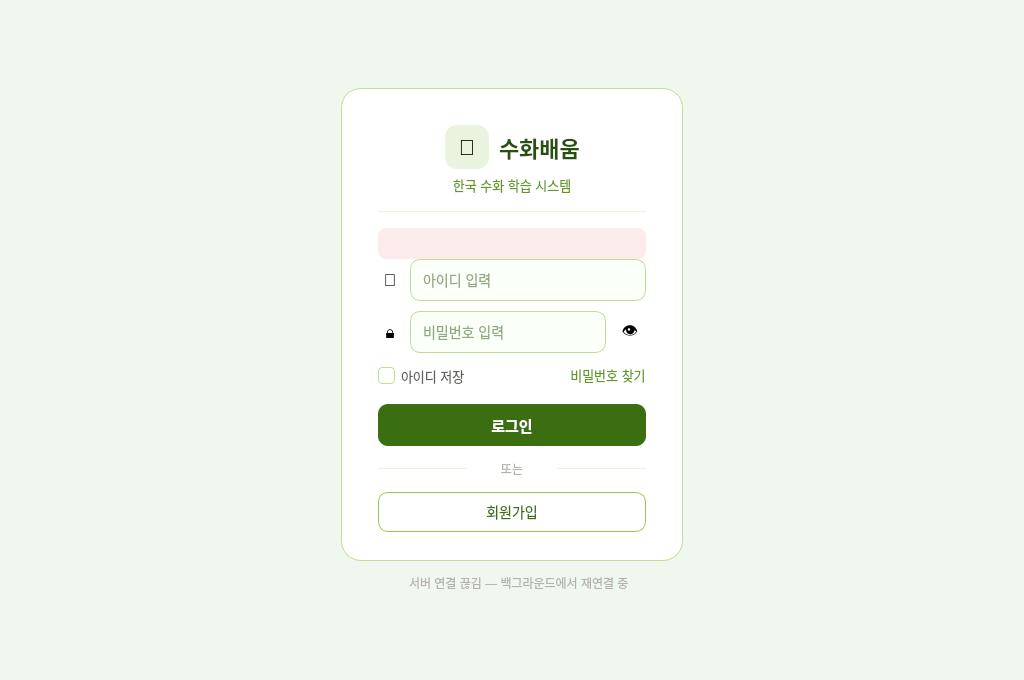
<?xml version="1.0" encoding="UTF-8"?>
<ui version="4.0">
 <class>LoginWidget</class>
 <widget class="QWidget" name="LoginWidget">
  <property name="geometry">
   <rect><x>0</x><y>0</y><width>1024</width><height>680</height></rect>
  </property>
  <property name="windowTitle"><string>수화배움</string></property>
  <property name="styleSheet">
   <string notr="true">
QWidget#LoginWidget { background: #F0F7EE; }
QFrame#loginCard { background: white; border-radius: 20px; border: 1px solid #C0DD97; }
QLabel#logoIcon { background: #EAF3DE; border-radius: 12px; font-size: 22px; }
QLabel#logoText { font-size: 22px; font-weight: 500; color: #27500A; }
QLabel#logoSubtitle { font-size: 13px; color: #639922; }
QFrame#divider, QFrame#orLeft, QFrame#orRight { background: #EAF3DE; border: none; max-height: 1px; }
QLabel#errorLabel { color: #A32D2D; background: #FCEBEB; border-radius: 8px; padding: 8px; font-size: 13px; }
QLineEdit { border: 1px solid #C0DD97; border-radius: 10px; padding: 0 10px; font-size: 14px; color: #27500A; background: #FAFFF8; min-height: 40px; max-height: 40px; }
QLineEdit:focus { border-color: #639922; background: #F3FBED; }
QLabel#userIcon, QLabel#lockIcon { font-size: 17px; background: transparent; border: none; }
QPushButton#eyeBtn { background: transparent; border: none; font-size: 16px; }
QCheckBox#saveIdBox { font-size: 13px; color: #5F5E5A; }
QCheckBox#saveIdBox::indicator { width: 15px; height: 15px; border: 1px solid #C0DD97; border-radius: 4px; background: white; }
QCheckBox#saveIdBox::indicator:checked { background: #639922; border-color: #639922; }
QPushButton#forgotBtn { font-size: 13px; color: #639922; background: transparent; border: none; padding: 0; }
QPushButton#forgotBtn:hover { color: #27500A; }
QPushButton#loginBtn { background: #3B6D11; color: white; border: none; border-radius: 10px; font-size: 15px; font-weight: 500; }
QPushButton#loginBtn:hover { background: #27500A; }
QPushButton#loginBtn:disabled { background: #B4B2A9; }
QLabel#orLabel { font-size: 12px; color: #B4B2A9; padding: 0 8px; background: transparent; }
QPushButton#registerBtn { background: transparent; color: #3B6D11; border: 1px solid #97C459; border-radius: 10px; font-size: 14px; }
QPushButton#registerBtn:hover { background: #EAF3DE; }
QLabel#statusLabel { font-size: 12px; color: #B4B2A9; background: transparent; }
   </string>
  </property>

  <layout class="QVBoxLayout" name="rootLayout">
   <property name="spacing"><number>0</number></property>
   <property name="leftMargin"><number>0</number></property>
   <property name="topMargin"><number>0</number></property>
   <property name="rightMargin"><number>0</number></property>
   <property name="bottomMargin"><number>0</number></property>

   <!-- 위 여백 -->
   <item>
    <spacer name="vTop">
     <property name="orientation"><enum>Qt::Vertical</enum></property>
     <property name="sizeHint" stdset="0"><size><width>20</width><height>40</height></size></property>
    </spacer>
   </item>

   <!-- 중앙 행: 좌 여백 | 카드+상태 | 우 여백 -->
   <item>
    <layout class="QHBoxLayout" name="centerRow">
     <item>
      <spacer name="hLeft">
       <property name="orientation"><enum>Qt::Horizontal</enum></property>
       <property name="sizeHint" stdset="0"><size><width>40</width><height>20</height></size></property>
      </spacer>
     </item>

     <!-- 카드 + 하단 상태 묶음 -->
     <item>
      <layout class="QVBoxLayout" name="cardCol">
       <property name="spacing"><number>12</number></property>

       <!-- ══ 로그인 카드 ══ -->
       <item>
        <widget class="QFrame" name="loginCard">
         <property name="minimumWidth"><number>380</number></property>
         <property name="maximumWidth"><number>380</number></property>

         <layout class="QVBoxLayout" name="cardLayout">
          <property name="leftMargin"><number>36</number></property>
          <property name="topMargin"><number>36</number></property>
          <property name="rightMargin"><number>36</number></property>
          <property name="bottomMargin"><number>28</number></property>
          <property name="spacing"><number>0</number></property>

          <!-- 로고 행 -->
          <item>
           <layout class="QHBoxLayout" name="logoRow">
            <property name="spacing"><number>10</number></property>
            <item><spacer name="logoLeft"><property name="orientation"><enum>Qt::Horizontal</enum></property><property name="sizeHint" stdset="0"><size><width>40</width><height>20</height></size></property></spacer></item>
            <item>
             <widget class="QLabel" name="logoIcon">
              <property name="text"><string>🤚</string></property>
              <property name="minimumSize"><size><width>44</width><height>44</height></size></property>
              <property name="maximumSize"><size><width>44</width><height>44</height></size></property>
              <property name="alignment"><set>Qt::AlignCenter</set></property>
             </widget>
            </item>
            <item>
             <widget class="QLabel" name="logoText">
              <property name="text"><string>수화배움</string></property>
             </widget>
            </item>
            <item><spacer name="logoRight"><property name="orientation"><enum>Qt::Horizontal</enum></property><property name="sizeHint" stdset="0"><size><width>40</width><height>20</height></size></property></spacer></item>
           </layout>
          </item>

          <item><spacer name="s1"><property name="orientation"><enum>Qt::Vertical</enum></property><property name="sizeType"><enum>QSizePolicy::Fixed</enum></property><property name="sizeHint" stdset="0"><size><width>20</width><height>6</height></size></property></spacer></item>

          <!-- 부제목 -->
          <item>
           <widget class="QLabel" name="logoSubtitle">
            <property name="text"><string>한국 수화 학습 시스템</string></property>
            <property name="alignment"><set>Qt::AlignCenter</set></property>
           </widget>
          </item>

          <item><spacer name="s2"><property name="orientation"><enum>Qt::Vertical</enum></property><property name="sizeType"><enum>QSizePolicy::Fixed</enum></property><property name="sizeHint" stdset="0"><size><width>20</width><height>16</height></size></property></spacer></item>

          <!-- 구분선 -->
          <item>
           <widget class="QFrame" name="divider">
            <property name="frameShape"><enum>QFrame::HLine</enum></property>
            <property name="frameShadow"><enum>QFrame::Plain</enum></property>
           </widget>
          </item>

          <item><spacer name="s3"><property name="orientation"><enum>Qt::Vertical</enum></property><property name="sizeType"><enum>QSizePolicy::Fixed</enum></property><property name="sizeHint" stdset="0"><size><width>20</width><height>16</height></size></property></spacer></item>

          <!-- 오류 레이블 -->
          <item>
           <widget class="QLabel" name="errorLabel">
            <property name="text"><string/></property>
            <property name="alignment"><set>Qt::AlignCenter</set></property>
            <property name="wordWrap"><bool>true</bool></property>
            <property name="visible"><bool>false</bool></property>
           </widget>
          </item>

          <!-- 아이디 행 -->
          <item>
           <layout class="QHBoxLayout" name="userRow">
            <property name="spacing"><number>8</number></property>
            <item>
             <widget class="QLabel" name="userIcon">
              <property name="text"><string>👤</string></property>
              <property name="minimumSize"><size><width>24</width><height>24</height></size></property>
              <property name="maximumSize"><size><width>24</width><height>24</height></size></property>
              <property name="alignment"><set>Qt::AlignCenter</set></property>
             </widget>
            </item>
            <item>
             <widget class="QLineEdit" name="usernameEdit">
              <property name="placeholderText"><string>아이디 입력</string></property>
              <property name="minimumSize"><size><width>0</width><height>40</height></size></property>
              <property name="maximumSize"><size><width>16777215</width><height>40</height></size></property>
             </widget>
            </item>
           </layout>
          </item>

          <item><spacer name="s4"><property name="orientation"><enum>Qt::Vertical</enum></property><property name="sizeType"><enum>QSizePolicy::Fixed</enum></property><property name="sizeHint" stdset="0"><size><width>20</width><height>10</height></size></property></spacer></item>

          <!-- 비밀번호 행 -->
          <item>
           <layout class="QHBoxLayout" name="pwRow">
            <property name="spacing"><number>8</number></property>
            <item>
             <widget class="QLabel" name="lockIcon">
              <property name="text"><string>🔒</string></property>
              <property name="minimumSize"><size><width>24</width><height>24</height></size></property>
              <property name="maximumSize"><size><width>24</width><height>24</height></size></property>
              <property name="alignment"><set>Qt::AlignCenter</set></property>
             </widget>
            </item>
            <item>
             <widget class="QLineEdit" name="passwordEdit">
              <property name="placeholderText"><string>비밀번호 입력</string></property>
              <property name="echoMode"><enum>QLineEdit::Password</enum></property>
              <property name="minimumSize"><size><width>0</width><height>40</height></size></property>
              <property name="maximumSize"><size><width>16777215</width><height>40</height></size></property>
             </widget>
            </item>
            <item>
             <widget class="QPushButton" name="eyeBtn">
              <property name="text"><string>👁</string></property>
              <property name="minimumSize"><size><width>32</width><height>32</height></size></property>
              <property name="maximumSize"><size><width>32</width><height>32</height></size></property>
              <property name="flat"><bool>true</bool></property>
              <property name="cursor"><cursorShape>PointingHandCursor</cursorShape></property>
             </widget>
            </item>
           </layout>
          </item>

          <item><spacer name="s5"><property name="orientation"><enum>Qt::Vertical</enum></property><property name="sizeType"><enum>QSizePolicy::Fixed</enum></property><property name="sizeHint" stdset="0"><size><width>20</width><height>12</height></size></property></spacer></item>

          <!-- 아이디 저장 + 비밀번호 찾기 -->
          <item>
           <layout class="QHBoxLayout" name="optRow">
            <item>
             <widget class="QCheckBox" name="saveIdBox">
              <property name="text"><string>아이디 저장</string></property>
             </widget>
            </item>
            <item><spacer><property name="orientation"><enum>Qt::Horizontal</enum></property><property name="sizeHint" stdset="0"><size><width>40</width><height>20</height></size></property></spacer></item>
            <item>
             <widget class="QPushButton" name="forgotBtn">
              <property name="text"><string>비밀번호 찾기</string></property>
              <property name="flat"><bool>true</bool></property>
              <property name="cursor"><cursorShape>PointingHandCursor</cursorShape></property>
             </widget>
            </item>
           </layout>
          </item>

          <item><spacer name="s6"><property name="orientation"><enum>Qt::Vertical</enum></property><property name="sizeType"><enum>QSizePolicy::Fixed</enum></property><property name="sizeHint" stdset="0"><size><width>20</width><height>18</height></size></property></spacer></item>

          <!-- 로그인 버튼 -->
          <item>
           <widget class="QPushButton" name="loginBtn">
            <property name="text"><string>로그인</string></property>
            <property name="minimumSize"><size><width>0</width><height>42</height></size></property>
            <property name="cursor"><cursorShape>PointingHandCursor</cursorShape></property>
           </widget>
          </item>

          <item><spacer name="s7"><property name="orientation"><enum>Qt::Vertical</enum></property><property name="sizeType"><enum>QSizePolicy::Fixed</enum></property><property name="sizeHint" stdset="0"><size><width>20</width><height>14</height></size></property></spacer></item>

          <!-- OR 행 -->
          <item>
           <layout class="QHBoxLayout" name="orRow">
            <item><widget class="QFrame" name="orLeft"><property name="frameShape"><enum>QFrame::HLine</enum></property><property name="frameShadow"><enum>QFrame::Plain</enum></property></widget></item>
            <item><widget class="QLabel" name="orLabel"><property name="text"><string>또는</string></property><property name="alignment"><set>Qt::AlignCenter</set></property></widget></item>
            <item><widget class="QFrame" name="orRight"><property name="frameShape"><enum>QFrame::HLine</enum></property><property name="frameShadow"><enum>QFrame::Plain</enum></property></widget></item>
           </layout>
          </item>

          <item><spacer name="s8"><property name="orientation"><enum>Qt::Vertical</enum></property><property name="sizeType"><enum>QSizePolicy::Fixed</enum></property><property name="sizeHint" stdset="0"><size><width>20</width><height>14</height></size></property></spacer></item>

          <!-- 회원가입 버튼 -->
          <item>
           <widget class="QPushButton" name="registerBtn">
            <property name="text"><string>회원가입</string></property>
            <property name="minimumSize"><size><width>0</width><height>40</height></size></property>
            <property name="cursor"><cursorShape>PointingHandCursor</cursorShape></property>
           </widget>
          </item>

         </layout>
        </widget>
       </item>

       <!-- 서버 연결 상태 -->
       <item>
        <layout class="QHBoxLayout" name="statusRow">
         <property name="spacing"><number>6</number></property>
         <item><spacer><property name="orientation"><enum>Qt::Horizontal</enum></property><property name="sizeHint" stdset="0"><size><width>40</width><height>20</height></size></property></spacer></item>
         <item>
          <widget class="QLabel" name="statusDot">
           <property name="text"><string/></property>
           <property name="minimumSize"><size><width>8</width><height>8</height></size></property>
           <property name="maximumSize"><size><width>8</width><height>8</height></size></property>
          </widget>
         </item>
         <item>
          <widget class="QLabel" name="statusLabel">
           <property name="text"><string>서버 연결 끊김 — 백그라운드에서 재연결 중</string></property>
          </widget>
         </item>
         <item><spacer><property name="orientation"><enum>Qt::Horizontal</enum></property><property name="sizeHint" stdset="0"><size><width>40</width><height>20</height></size></property></spacer></item>
        </layout>
       </item>

      </layout>
     </item>

     <item>
      <spacer name="hRight">
       <property name="orientation"><enum>Qt::Horizontal</enum></property>
       <property name="sizeHint" stdset="0"><size><width>40</width><height>20</height></size></property>
      </spacer>
     </item>
    </layout>
   </item>

   <!-- 아래 여백 -->
   <item>
    <spacer name="vBottom">
     <property name="orientation"><enum>Qt::Vertical</enum></property>
     <property name="sizeHint" stdset="0"><size><width>20</width><height>40</height></size></property>
    </spacer>
   </item>

  </layout>
 </widget>
 <resources/>
 <connections/>
</ui>
